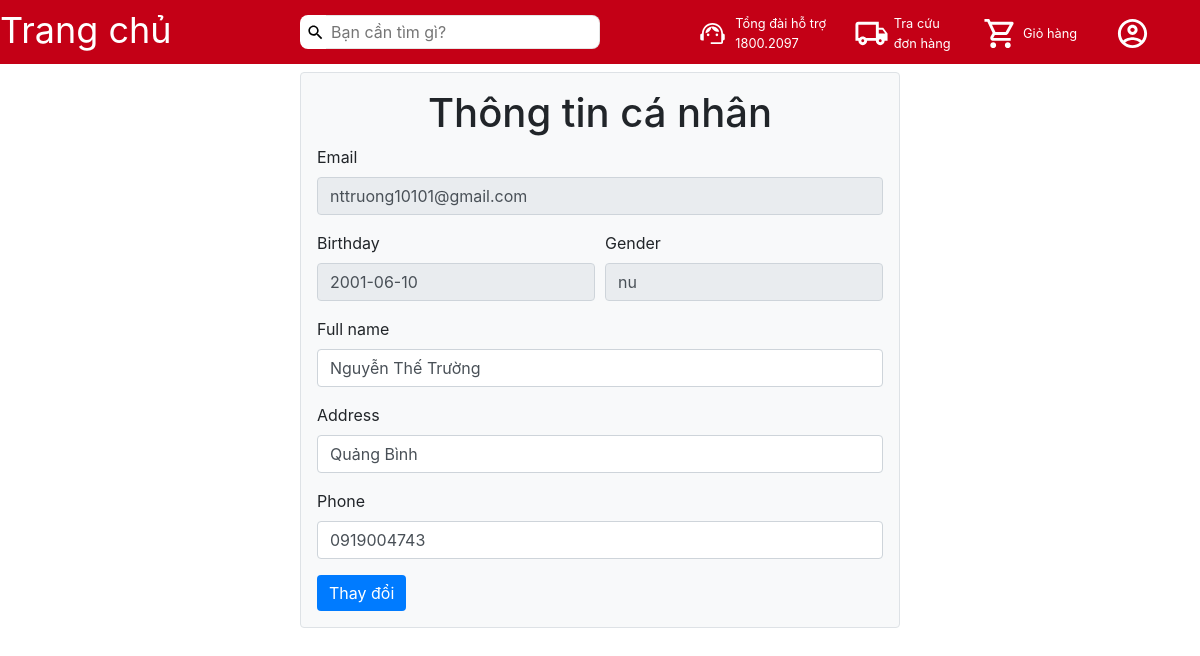
The page /profile.php (signed in) on the database its author committed.
### tables this page shows
CREATE TABLE `account` (
  `id` int(11) NOT NULL,
  `email` varchar(255) NOT NULL,
  `password` varchar(255) NOT NULL,
  `fullname` varchar(255) NOT NULL,
  `phone` varchar(255) NOT NULL,
  `address` varchar(255) NOT NULL,
  `role` int(1) NOT NULL DEFAULT 3,
  `createdAt` date DEFAULT current_timestamp(),
  `updatedAt` date DEFAULT current_timestamp(),
  `birthday` date NOT NULL DEFAULT current_timestamp(),
  `salary` double DEFAULT NULL,
  `gender` tinyint(1) NOT NULL
);

### profile.php (the view, shortened to what this page needs)
<!DOCTYPE html>
<html lang="en">
<head>
    <link rel="stylesheet" href="https://cdn.jsdelivr.net/npm/bootstrap@4.6.1/dist/css/bootstrap.min.css">
    <link rel="stylesheet" href="./assets/css/base.css">
    <link rel="stylesheet" href="./assets/css/style.css">
    <link rel="stylesheet" href="./assets/css/icon.css">
</head>
<body>
    <?php include('./inc/header.php') ?>
    <?php
        $email_user = $_SESSION['email'];
        $conn = open_database();
        $sql = "select * from account where email = '$email_user'";
        $result = $conn-> query($sql);
        $row = $result -> fetch_assoc();
    ?>
    <div class="container border rounded p-3 w-50 mt-2 bg-light">
        <h1 class="text-center">Thông tin cá nhân</h1>
        <form method="post" action="" enctype="multipart/form-data">
            <div class="form-group ">
                <label for="email">Email</label>
                <input type="text" readonly class="form-control" name="email" placeholder="email" value="<?=$row['email']?>">
            </div>
            <div class="form-row">
                <div class="form-group col-md-6">
                    <label for="Birthday">Birthday</label>
                    <input type="text" readonly class="form-control" name="birthday" value=<?=$row['birthday']?>>
                </div>
                <div class="form-group col-md-6">
                    <label for="Gender">Gender</label>
                    <input type="text" class="form-control" readonly name="Gender" value="<?= $row['gender'] ? "nam" : "nu" ?>" placeholder="">
                </div>
            </div>
            <div class="form-group">
                <label for="fullname">Full name</label>
                <input type="text" class="form-control" name="fullname" placeholder="Lê văn tèo" value="<?= $row['fullname']?>">
            </div>
            <div class="form-group">
                <label for="Address">Address</label>
                <input type="text" class="form-control" name="Address" placeholder="1234 Main St" value="<?= $row['address']?>">
            </div>
            <div class="form-group">
                <label for="phone">Phone</label>
                <input type="text" class="form-control" name="phone"  placeholder="09..." value="<?=$row['phone']?>">
            </div>
            <button type="submit" name="submit" class="btn btn-primary">Thay đổi</button>
        </form>
    </div>
</body>
</html>

### assets/css/base.css (style rules this page uses)
* { margin: 0; padding: 0; box-sizing: border-box; list-style: none; text-decoration: none; }
html { font-family: 'Nunito', sans-serif; font-size: 1rem; scroll-behavior: smooth; user-select: none; }

### assets/css/style.css (style rules this page uses)
.btn { border: none; display: flex; align-items: center; justify-content: center; margin-top: 5px; }

### rows shown on the page
account: email "nttruong10101@gmail.com", birthday "2001-06-10", Gender "nu", fullname "Nguyễn Thế Trường", Address "Quảng Bình", phone "0919004743"
